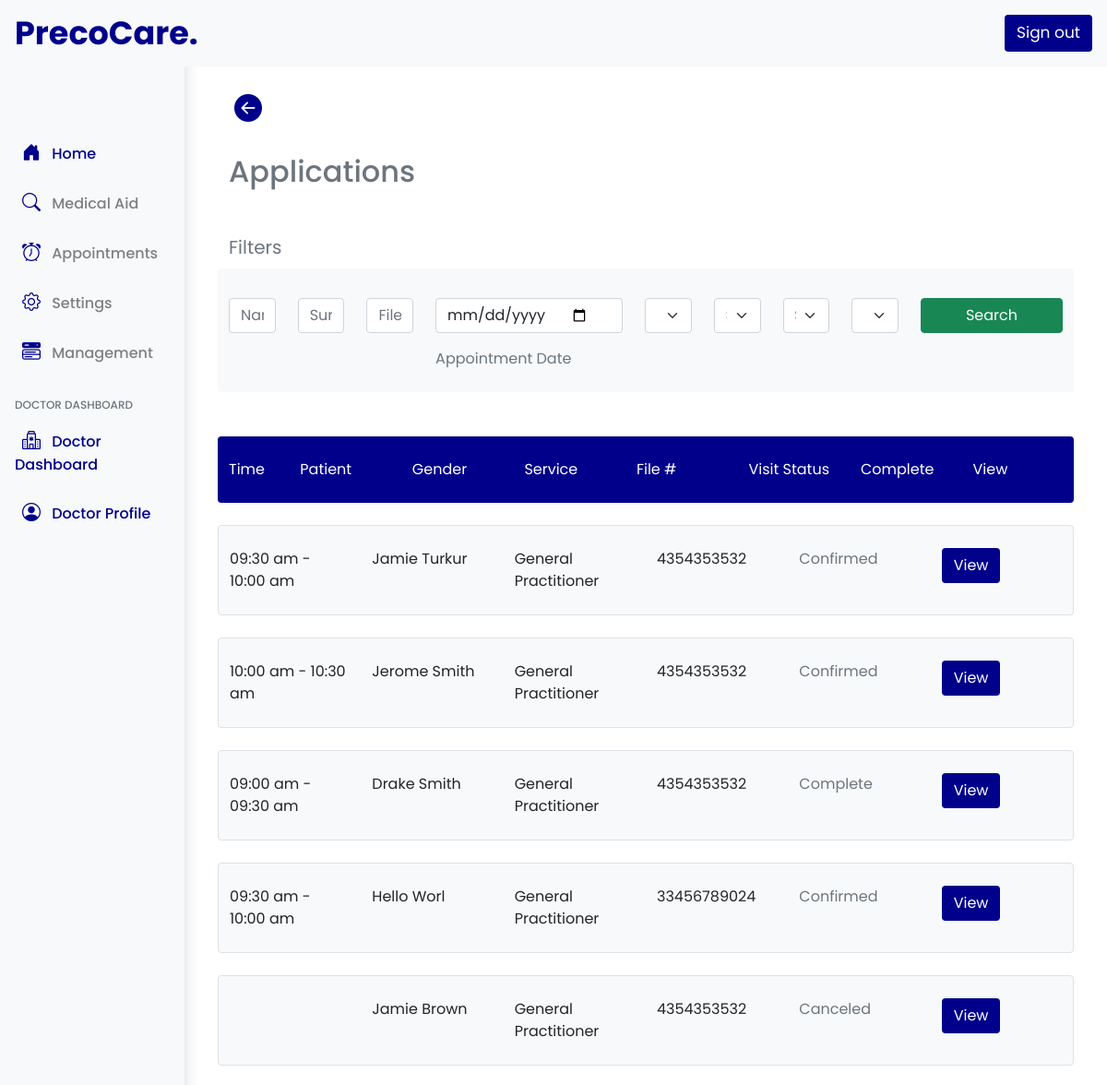
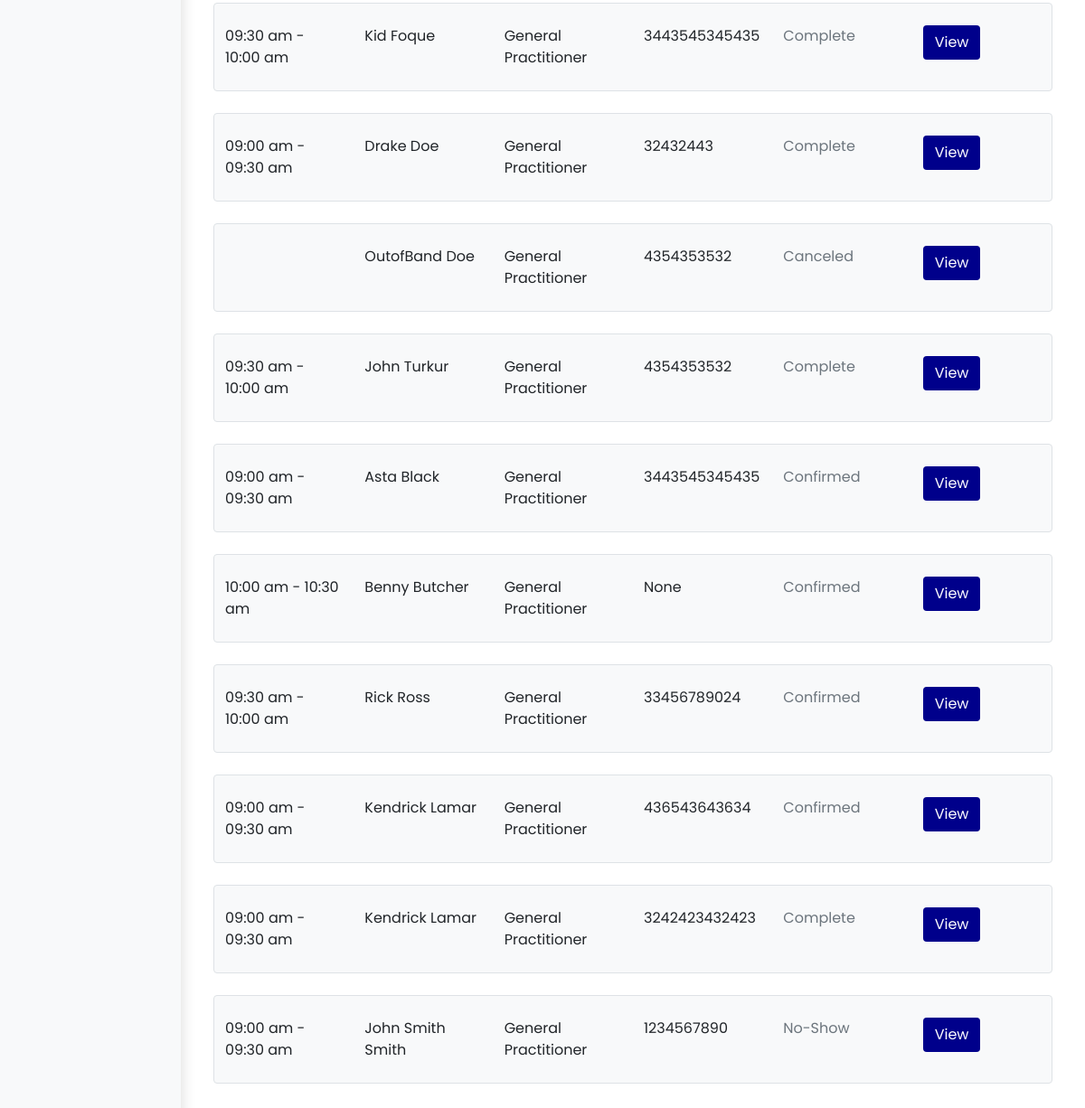
/doctors-applications/1 (signed in), run on the app's committed database (2 pictures, top to bottom).
### precocare/models.py (models this page shows, shortened)
class ApplicationForm(models.Model):
    User = models.ForeignKey(User,null=True, on_delete=models.CASCADE , blank=True, related_name="user_application", default=None)
    visit_status = models.CharField(max_length=50,null=True,blank=True)
    application_for = models.CharField(max_length=50,null=True,blank=True)
    service = models.ForeignKey(ServiceModel, on_delete=models.CASCADE , blank=True, related_name="application_service", default=None)
    fee = models.CharField(max_length=1000,null=True,blank=True)
    time_slot = models.CharField(max_length=1000,null=True,blank=True)
    time_slot_id = models.ForeignKey(BookedTimeslotModel, on_delete=models.SET_NULL , blank=True, related_name="time_slot_pk", default=None,null=True)
    date_appointment = models.DateField(auto_now_add=False,null=True,blank=True)
    reschedule_date = models.CharField(max_length=500,null=True,blank=True)
    patient_name = models.CharField(max_length=500,null=True,blank=True)
    patient_surname = models.CharField(max_length=500,null=True,blank=True)
    gender = models.CharField(max_length=500,null=True,blank=True)
    date_of_birth = models.CharField(max_length=500,null=True,blank=True)
    identification = models.CharField(max_length=13,null=True,blank=True)
    contact = models.CharField(max_length=50,null=True,blank=True)
    email = models.CharField(max_length=1000,null=True,blank=True)
    street = models.CharField(max_length=1000,null=True,blank=True)
    town = models.CharField(max_length=1000,null=True,blank=True)
    postal_code = models.CharField(max_length=1000,null=True,blank=True)
    medical_aid = models.ForeignKey(InsuranceModel,related_name="application_medical",blank=True,default=None,on_delete=models.CASCADE,null=True)
    paid_status = models.CharField(max_length=100,null=True,blank=True,default="Outstanding")
    reason_visit = models.TextField(blank = True,null=True)
    allergies = models.TextField(blank = True,null=True)
    application_status = models.CharField(max_length=100,null=True,blank=True,default="Pending")
    notify = models.CharField(max_length=100,null=True,blank=True,default="Incomplete")
    clinic_id = models.ForeignKey(ClinicModel, on_delete=models.CASCADE , blank=True, related_name="clinic_application", default=None)
    doctor = models.ForeignKey(DoctorModel, on_delete=models.CASCADE , blank=True, related_name="doctor_application", default=None,null=True)
    clinic_location = models.ForeignKey(ClinicLocationsModel, on_delete=models.CASCADE , blank=True, related_name="location_chosen", default=None,null=True)
    cancel_appointment = models.CharField(max_length=100,null=True,blank=True,default="Ongoing")
    patient_file_number = models.CharField(max_length=1000,null=True,blank=True)
    admin_booked = models.CharField(max_length=100,null=True,blank=True,default="No")
    date_created = models.DateTimeField(auto_now_add=True, null=True)

class BookedTimeslotModel(models.Model):
    user = models.ForeignKey(User,null=True, on_delete=models.CASCADE,blank=True,default=None , related_name='user_timeslot')
    booked = models.CharField(max_length=1000,null=True,blank=True,default="Pending")
    clinic_timeslot_id = models.ForeignKey(ClinicTimeSlotModel, on_delete=models.CASCADE , blank=True, related_name="booked_timeslot", default=None)
    date = models.DateField(auto_now_add=False)
    date_field = models.CharField(max_length=1000,null=True,blank=True)
    clinic_id = models.ForeignKey(ClinicModel, on_delete=models.CASCADE , blank=True, related_name="booked_clinic", default=None)
    service = models.ForeignKey(ServiceModel, on_delete=models.CASCADE , blank=True, related_name="booked_service", default=None)

class ClinicTimeSlotModel(models.Model):
    timeslot = models.CharField(max_length=1000,null=True,blank=True)
    clinic_id = models.ForeignKey(ClinicModel, on_delete=models.CASCADE , blank=True, related_name="clinic_timeslot", default=None)
    service = models.ForeignKey(ServiceModel, on_delete=models.CASCADE , blank=True, related_name="service_timeslot", default=None)

class ServiceModel(models.Model):
    clinic_id = models.ForeignKey(ClinicModel, on_delete=models.CASCADE , blank=True, related_name="service_clinic", default=None)
    service_name = models.CharField(max_length=500,null=True)
    service_fee = models.CharField(max_length=500,null=True)

### precocare/decorators.py (the view)
        def wrapper_func(request, *args, **kwargs):
            group = None
            if request.user.groups.exists():
                group = request.user.groups.all()[0].name
            if group in allowed_roles:
                return view_func(request, *args, **kwargs)
            else:
                return redirect('homepage')

### precocare/views.py (called while the page is built, shortened)
@allowed_user(allowed_roles=['doctors'])
def DoctorsApplications(request,clinic_id):
    clinic = ClinicModel.objects.get(id = clinic_id)
    current_user = request.user
    current_doctor = DoctorModel.objects.get(user = current_user)
    all_appointments = ApplicationForm.objects.filter( Q(clinic_id=clinic_id)  & Q (doctor=current_doctor)).order_by('date_created')
    serviceList  = ServiceModel.objects.filter( clinic_id = clinic_id)
    context = {
        "clinic" : clinic,
        "all_appointments" : all_appointments,
        "serviceList" : serviceList
    }
    return render(request, "doctor/doctors_applications.html", context)

### precocare/templates/doctor/doctors_applications.html (shortened to what this page needs)
{% extends 'doctor/doctor-base.html' %}
{% block content %}
<section class="mt-4 container">
    <button onclick="history.back()" style="border: none; background-color: transparent;">
      <i class="bi bi-arrow-left-circle-fill" style="font-size: 30px; color: darkblue;"></i>
    </button>
  </section>
<section class="container mt-4">
    <h2 class="text-secondary">Applications</h2>
</section>
<section class="container mt-5">
    <p class="text-secondary mb-2" style="font-size: 20px;">Filters</p>
    <form method="POST" autocomplete="off">
        <div class="row py-3 bg-light rounded">
            <div class="col-sm-12 col-lg col-md-6 mt-3">
                <input class="form-control me-2" type="text" placeholder="Name" aria-label="Search" name="firstNameSearch">
            </div>
            <div class="col-sm-12 col-lg col-md-6 mt-3">
                <input class="form-control me-2" type="text" placeholder="Surname" aria-label="Search" name="lastNameSearch">
            </div>
            <div class="col-sm-12 col-lg col-md-6 mt-3">
                <input class="form-control me-2" type="text" placeholder="File Number" aria-label="Search" name="fileSearch">
            </div>
            <div class="col-sm-12 col-lg col-md-6 mt-3">
                <input class="date-style" type="date" placeholder="Select Date" name="DateSearch">
                <label for="datepicker" class="form-label mt-3 text-secondary">Appointment Date</label>
            </div>
            <div class="col-sm-12 col-lg col-md-6 mt-3">
                <select class="form-select" aria-label="Default select example" name="paymentSearch">
                    <option value= >Payment</option>
                  </select>
            </div>
            <div class="col-sm-12 col-lg col-md-6 mt-3">
                <select class="form-select" aria-label="Default select example" name="AppointmentStatusSearch">
                    <option selected value= >Status</option>
                  </select>
            </div>
            <div class="col-sm-12 col-lg col-md-6 mt-3">
                <select class="form-select" aria-label="Default select example" name="ServiceSearchApp">
                    <option value= >Service</option>
                  </select>
            </div>
            <div class="col-sm-12 col-lg col-md-6 mt-3">
                <select class="form-select" aria-label="Default select example" name="InsuranceSearch">
                    <option value= >Insurance</option>
                  </select>
            </div>
            <div class="col-sm-12 col-lg col-md-6 mt-3">
                <center>
                    <button type="submit" class="btn btn-success px-5" name="applicationsSearch">Search</button>
                </center>
            </div>
        </div>
    </form>
</section>
<section class="container mt-5">
    <div class="row text-white py-4 rounded card-1 mb-4" style="background-color: darkblue;">
        <div class="col col-lg-1">Time</div>
        <div class="col">Patient</div>
        <div class="col hide-components-lg">Gender</div>
        <div class="col hide-components-lg">Service</div>
        <div class="col hide-components-lg">File #</div>
        <div class="col hide-components-lg">Visit Status</div>
        <div class="col hide-components-lg">Complete</div>
        <div class="col">View</div>
    </div>
    {% for appointment in  all_appointments %}
    <div class="row py-4 rounded  card-1 mb-4 bg-light border">
        <div class="col">{{appointment.time_slot_id.clinic_timeslot_id.timeslot}}</div>
        <div class="col">{{appointment.patient_name}} {{appointment.patient_surname}}</div>
        <div class="col hide-components-lg hide-components-ipad">{{appointment.service.service_name}}</div>
        <div class="col hide-components-lg hide-components-ipad">{{appointment.patient_file_number}}</div>
        <div class="col hide-components-lg hide-components-ipad text-secondary">{{appointment.application_status}}</div>
        <div class="col">
            <button type="button" class="btn text-white" style="background-color: darkblue;" data-bs-toggle="modal" data-bs-target="#doctorviewpatient{{appointment.id}}">
                View
            </button>
        </div>
    </div>
    {% empty %}
        <div class="alert alert-secondary my-4" role="alert">
            No records found
         </div>
    {% endfor %}
</section>
{% endblock %}

### static/css/main.css (style rules this page uses)
:root { --main-bg-color: pink; }

### precocare/templates/doctor/doctor-base.html (style rules this page uses)
.body-fonts { font-family: 'Poppins', sans-serif !important; }

### precocare/templates/doctor/doctors_applications.html (style rules this page uses)
.date-style { width: 100%; padding: 0.375rem 2.25rem 0.375rem 0.75rem; -moz-padding-start: calc(0.75rem - 3px); font-size: 1rem; font-weight: 400; line-height: 1.5; color: #212529; background-color: #fff; background-repeat: no-repeat; background-position: right 0.75rem center; background-size: 16px 12px; border: 1px solid #ced4da; border-radius: 0.25rem; transition: border-color .15s ease-in-out,box-shadow .15s ease-in-out; -webkit-appearance: none; -moz-appearance: none; appearance: none; }

### data on the page
ApplicationForm: time_slot_id.clinic_timeslot_id.timeslot "09:30 am - 10:00 am", patient_name "Jamie", patient_surname "Turkur", service.service_name "General Practitioner", patient_file_number "4354353532", application_status "Confirmed"
ApplicationForm: time_slot_id.clinic_timeslot_id.timeslot "10:00 am - 10:30 am", patient_name "Jerome", patient_surname "Smith", service.service_name "General Practitioner", patient_file_number "4354353532", application_status "Confirmed"
ApplicationForm: time_slot_id.clinic_timeslot_id.timeslot "09:00 am - 09:30 am", patient_name "Drake", patient_surname "Smith", service.service_name "General Practitioner", patient_file_number "4354353532", application_status "Complete"
ApplicationForm: time_slot_id.clinic_timeslot_id.timeslot "09:30 am - 10:00 am", patient_name "Hello", patient_surname "Worl", service.service_name "General Practitioner", patient_file_number "33456789024", application_status "Confirmed"
ApplicationForm: patient_name "Jamie", patient_surname "Brown", service.service_name "General Practitioner", patient_file_number "4354353532", application_status "Canceled"
ApplicationForm: time_slot_id.clinic_timeslot_id.timeslot "09:30 am - 10:00 am", patient_name "Kid", patient_surname "Foque", service.service_name "General Practitioner", patient_file_number "3443545345435", application_status "Complete"
ApplicationForm: time_slot_id.clinic_timeslot_id.timeslot "09:00 am - 09:30 am", patient_name "Drake", patient_surname "Doe", service.service_name "General Practitioner", patient_file_number "32432443", application_status "Complete"
ApplicationForm: patient_name "OutofBand", patient_surname "Doe", service.service_name "General Practitioner", patient_file_number "4354353532", application_status "Canceled"
ApplicationForm: time_slot_id.clinic_timeslot_id.timeslot "09:30 am - 10:00 am", patient_name "John", patient_surname "Turkur", service.service_name "General Practitioner", patient_file_number "4354353532", application_status "Complete"
ApplicationForm: time_slot_id.clinic_timeslot_id.timeslot "09:00 am - 09:30 am", patient_name "Asta", patient_surname "Black", service.service_name "General Practitioner", patient_file_number "3443545345435", application_status "Confirmed"
ApplicationForm: time_slot_id.clinic_timeslot_id.timeslot "10:00 am - 10:30 am", patient_name "Benny", patient_surname "Butcher", service.service_name "General Practitioner", patient_file_number "None", application_status "Confirmed"
ApplicationForm: time_slot_id.clinic_timeslot_id.timeslot "09:30 am - 10:00 am", patient_name "Rick", patient_surname "Ross", service.service_name "General Practitioner", patient_file_number "33456789024", application_status "Confirmed"
ApplicationForm: time_slot_id.clinic_timeslot_id.timeslot "09:00 am - 09:30 am", patient_name "Kendrick", patient_surname "Lamar", service.service_name "General Practitioner", patient_file_number "436543643634", application_status "Confirmed"
ApplicationForm: time_slot_id.clinic_timeslot_id.timeslot "09:00 am - 09:30 am", patient_name "Kendrick", patient_surname "Lamar", service.service_name "General Practitioner", patient_file_number "3242423432423", application_status "Complete"
ApplicationForm: time_slot_id.clinic_timeslot_id.timeslot "09:00 am - 09:30 am", patient_name "John Smith", patient_surname "Smith", service.service_name "General Practitioner", patient_file_number "1234567890", application_status "No-Show"
